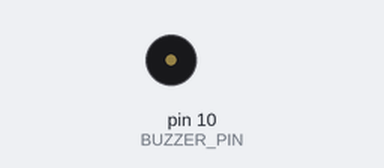
Simulated run of this sketch. Board: Arduino Uno, built with avr-gcc and run on an emulated ATmega328P. Parts: buzzer (waves = sounding).

Above: at 1.8 s.
At 11.32 s:
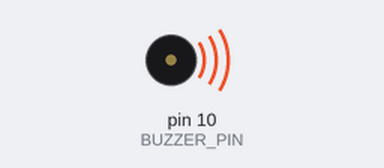
Timing chart, 0 to 11.6 s (numbered marks = the images above):
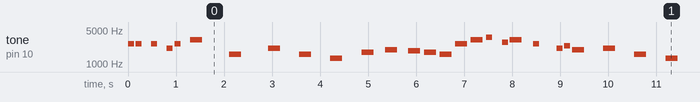

Measured:
- by itself, tone on pin 10 (BUZZER_PIN): plays 2637 Hz for 0.13 s, 2637 Hz for 0.13 s, 2637 Hz for 0.13 s, 2093 Hz for 0.13 s, 2637 Hz for 0.13 s, 3136 Hz for 0.25 s … (297 notes in this stretch)

The sketch:

buzzer.ino
```cpp
#define BUZZER_PIN 10

// Notas musicais
#define NOTE_B0 31
#define NOTE_C1 33
#define NOTE_CS1 35
#define NOTE_D1 37
#define NOTE_DS1 39
#define NOTE_E1 41
#define NOTE_F1 44
#define NOTE_FS1 46
#define NOTE_G1 49
#define NOTE_GS1 52
#define NOTE_A1 55
#define NOTE_AS1 58
#define NOTE_B1 62
#define NOTE_C2 65
#define NOTE_CS2 69
#define NOTE_D2 73
#define NOTE_DS2 78
#define NOTE_E2 82
#define NOTE_F2 87
#define NOTE_FS2 93
#define NOTE_G2 98
#define NOTE_GS2 104
#define NOTE_A2 110
#define NOTE_AS2 117
#define NOTE_B2 123
#define NOTE_C3 131
#define NOTE_CS3 139
#define NOTE_D3 147
#define NOTE_DS3 156
#define NOTE_E3 165
#define NOTE_F3 175
#define NOTE_FS3 185
#define NOTE_G3 196
#define NOTE_GS3 208
#define NOTE_A3 220
#define NOTE_AS3 233
#define NOTE_B3 247
#define NOTE_C4 262
#define NOTE_CS4 277
#define NOTE_D4 294
#define NOTE_DS4 311
#define NOTE_E4 330
#define NOTE_F4 349
#define NOTE_FS4 370
#define NOTE_G4 392
#define NOTE_GS4 415
#define NOTE_A4 440
#define NOTE_AS4 466
#define NOTE_B4 494
#define NOTE_C5 523
#define NOTE_CS5 554
#define NOTE_D5 587
#define NOTE_DS5 622
#define NOTE_E5 659
#define NOTE_F5 698
#define NOTE_FS5 740
#define NOTE_G5 784
#define NOTE_GS5 831
#define NOTE_A5 880
#define NOTE_AS5 932
#define NOTE_B5 988
#define NOTE_C6 1047
#define NOTE_CS6 1109
#define NOTE_D6 1175
#define NOTE_DS6 1245
#define NOTE_E6 1319
#define NOTE_F6 1397
#define NOTE_FS6 1480
#define NOTE_G6 1568
#define NOTE_GS6 1661
#define NOTE_A6 1760
#define NOTE_AS6 1865
#define NOTE_B6 1976
#define NOTE_C7 2093
#define NOTE_CS7 2217
#define NOTE_D7 2349
#define NOTE_DS7 2489
#define NOTE_E7 2637
#define NOTE_F7 2794
#define NOTE_FS7 2960
#define NOTE_G7 3136
#define NOTE_GS7 3322
#define NOTE_A7 3520
#define NOTE_AS7 3729
#define NOTE_B7 3951
#define NOTE_C8 4186
#define NOTE_CS8 4435
#define NOTE_D8 4699
#define NOTE_DS8 4978
#define REST 0

// Melodia do Mario
int melody[] = {
  NOTE_E7, NOTE_E7, REST, NOTE_E7,
  REST, NOTE_C7, NOTE_E7, REST,
  NOTE_G7, REST, REST, REST,
  NOTE_G6, REST, REST, REST,

  NOTE_C7, REST, REST, NOTE_G6,
  REST, REST, NOTE_E6, REST,
  REST, NOTE_A6, REST, NOTE_B6,
  REST, NOTE_AS6, NOTE_A6,

  NOTE_G6, NOTE_E7, NOTE_G7,
  NOTE_A7, REST, NOTE_F7, NOTE_G7,
  REST, NOTE_E7, REST, NOTE_C7,
  NOTE_D7, NOTE_B6, REST, REST,

  NOTE_C7, REST, REST, NOTE_G6,
  REST, REST, NOTE_E6, REST,
  REST, NOTE_A6, REST, NOTE_B6,
  REST, NOTE_AS6, NOTE_A6,

  NOTE_G6, NOTE_E7, NOTE_G7,
  NOTE_A7, REST, NOTE_F7, NOTE_G7,
  REST, NOTE_E7, REST, NOTE_C7,
  NOTE_D7, NOTE_B6, REST, REST
};

int noteDurations[] = {
  8, 8, 8, 8,
  8, 8, 8, 8,
  4, 8, 8, 8,
  4, 8, 8, 8,

  4, 8, 8, 4,
  8, 8, 4, 8,
  8, 4, 8, 4,
  8, 4, 4,

  4, 4, 4,
  8, 8, 8, 4,
  8, 8, 4, 8,
  8, 4, 8, 8,

  4, 8, 8, 4,
  8, 8, 4, 8,
  8, 4, 8, 4,
  8, 4, 4,

  4, 4, 4,
  8, 8, 8, 4,
  8, 8, 4, 8,
  8, 4, 8, 8
};

void playMarioTheme() {
  for (int i = 0; i < sizeof(melody) / sizeof(melody[0]); i++) {
    int noteDuration = 1000 / noteDurations[i];
    if (melody[i] != REST) {
      tone(BUZZER_PIN, melody[i], noteDuration);
    }
    delay(noteDuration * 1.3);
    noTone(BUZZER_PIN);
  }
}

void setup() {
  pinMode(BUZZER_PIN, OUTPUT);
}

void loop() {
  playMarioTheme(); // toca a música
  delay(1000);       // pausa de 1 segundo entre repetições
}
```
